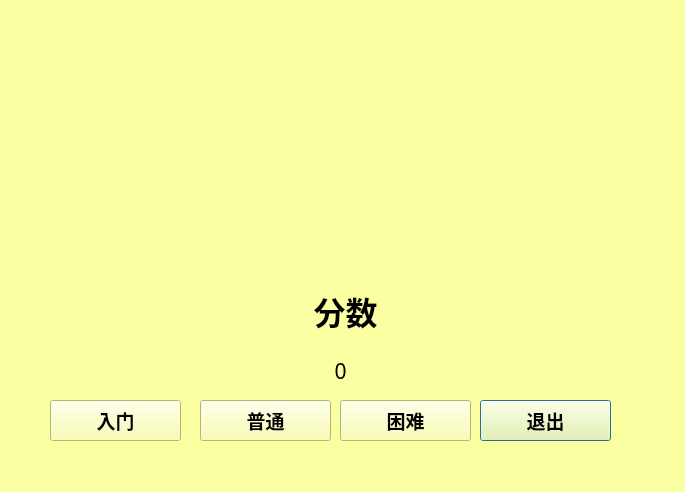
<?xml version="1.0" encoding="UTF-8"?>
<ui version="4.0">
 <class>overDialog</class>
 <widget class="QDialog" name="overDialog">
  <property name="geometry">
   <rect>
    <x>0</x>
    <y>0</y>
    <width>685</width>
    <height>492</height>
   </rect>
  </property>
  <property name="windowTitle">
   <string>Dialog</string>
  </property>
  <property name="styleSheet">
   <string notr="true">background-color:rgb(250, 255, 161);</string>
  </property>
  <widget class="QLabel" name="label">
   <property name="geometry">
    <rect>
     <x>60</x>
     <y>30</y>
     <width>560</width>
     <height>240</height>
    </rect>
   </property>
   <property name="text">
    <string/>
   </property>
   <property name="pixmap">
    <pixmap resource="../../res.qrc">:/res/dialog/victory.png</pixmap>
   </property>
  </widget>
  <widget class="QLabel" name="label_2">
   <property name="geometry">
    <rect>
     <x>240</x>
     <y>280</y>
     <width>211</width>
     <height>61</height>
    </rect>
   </property>
   <property name="font">
    <font>
     <family>思源宋体 CN</family>
     <pointsize>24</pointsize>
     <bold>true</bold>
    </font>
   </property>
   <property name="text">
    <string>分数</string>
   </property>
   <property name="alignment">
    <set>Qt::AlignmentFlag::AlignCenter</set>
   </property>
  </widget>
  <widget class="QLabel" name="score">
   <property name="geometry">
    <rect>
     <x>300</x>
     <y>350</y>
     <width>81</width>
     <height>41</height>
    </rect>
   </property>
   <property name="font">
    <font>
     <family>Microsoft YaHei</family>
     <pointsize>16</pointsize>
    </font>
   </property>
   <property name="text">
    <string>0</string>
   </property>
   <property name="alignment">
    <set>Qt::AlignmentFlag::AlignCenter</set>
   </property>
  </widget>
  <widget class="QPushButton" name="exitBtn">
   <property name="geometry">
    <rect>
     <x>480</x>
     <y>400</y>
     <width>131</width>
     <height>41</height>
    </rect>
   </property>
   <property name="font">
    <font>
     <family>思源宋体 CN</family>
     <pointsize>14</pointsize>
     <bold>true</bold>
    </font>
   </property>
   <property name="text">
    <string>退出</string>
   </property>
  </widget>
  <widget class="QPushButton" name="hardBtn">
   <property name="geometry">
    <rect>
     <x>340</x>
     <y>400</y>
     <width>131</width>
     <height>41</height>
    </rect>
   </property>
   <property name="font">
    <font>
     <family>思源宋体 CN</family>
     <pointsize>14</pointsize>
     <bold>true</bold>
    </font>
   </property>
   <property name="text">
    <string>困难</string>
   </property>
  </widget>
  <widget class="QPushButton" name="basicBtn">
   <property name="geometry">
    <rect>
     <x>50</x>
     <y>400</y>
     <width>131</width>
     <height>41</height>
    </rect>
   </property>
   <property name="font">
    <font>
     <family>思源宋体 CN</family>
     <pointsize>14</pointsize>
     <bold>true</bold>
    </font>
   </property>
   <property name="text">
    <string>入门</string>
   </property>
  </widget>
  <widget class="QPushButton" name="mediumBtn">
   <property name="geometry">
    <rect>
     <x>200</x>
     <y>400</y>
     <width>131</width>
     <height>41</height>
    </rect>
   </property>
   <property name="font">
    <font>
     <family>思源宋体 CN</family>
     <pointsize>14</pointsize>
     <bold>true</bold>
    </font>
   </property>
   <property name="text">
    <string>普通</string>
   </property>
  </widget>
 </widget>
 <resources>
  <include location="../../res.qrc"/>
  <include location="res.qrc"/>
 </resources>
 <connections/>
</ui>
